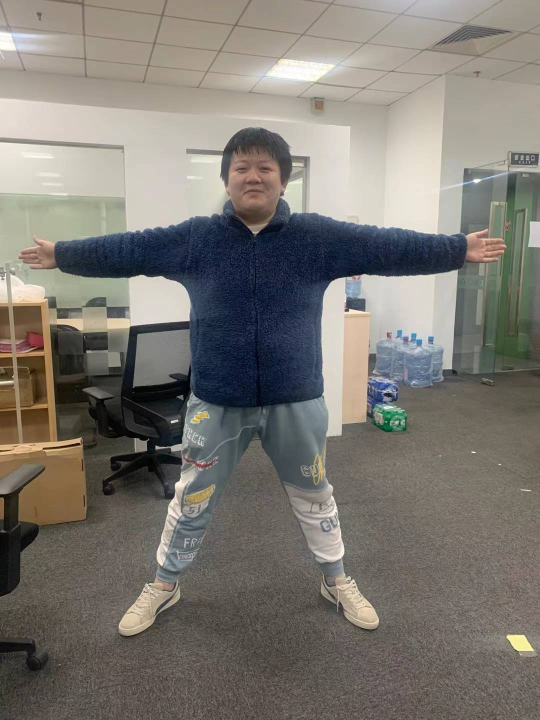
#> input picture doodle/e.jpg, 1080 x 1440 px (shown at 1/2 size)
$ python testopencv.py
#> lines starting #> are read from the running program, lines starting #| are printed output that depends on the picture
import numpy as np
import cv2


img = np.ones([500,500,3]) * 255
cv2.line(img, pt1=(-10,-10), pt2=(250,250), color=(0,0,0), thickness=5)
cv2.line(img, pt1=(-10,250), pt2=(250,250), color=(255,0,0), thickness=5)
cv2.line(img, pt1=(250,-10), pt2=(250,250), color=(0,0,255), thickness=5)
cv2.line(img, pt1=(250,-10), pt2=(750,250), color=(0,255,0), thickness=5)
cv2.circle(img,(200, 350), 8, (0,0,255), -1)
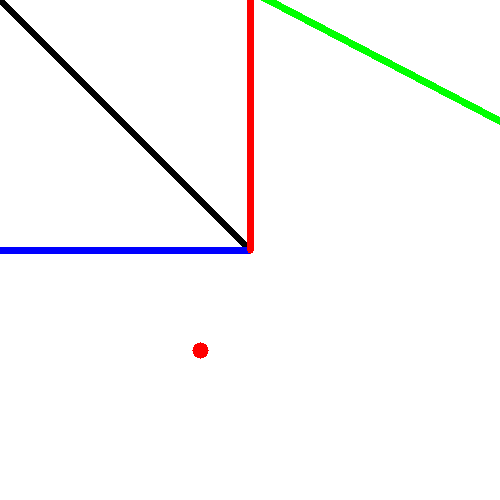
#> img: shape (500, 500, 3) float64; mean of channels 0, 1, 2 248.9, 249, 249.1; drawn as B, G, R
cv2.imshow("ss", img)
cv2.waitKey(0)
cv2.destroyAllWindows()

img = cv2.imread("e.jpg")
#> img is the input picture: shape (1440, 1080, 3); mean B, G, R 114.3, 120.7, 124.7
h,w = img.shape[:2]
#> h = 1440; w = 1080
img = cv2.resize(img, (int(w/3), int(h/3)))
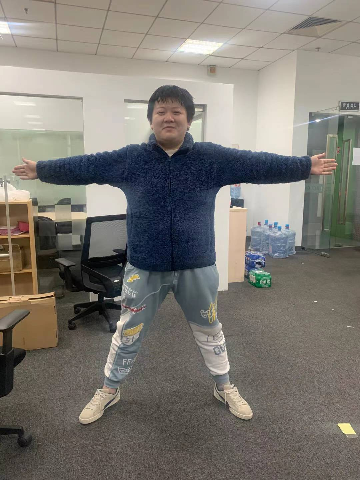
#> img: shape (480, 360, 3); mean B, G, R 114.2, 120.7, 124.7
cv2.imshow("img", img)
cv2.waitKey(0)
cv2.destroyAllWindows()
cv2.imwrite("template2.jpg",img)
